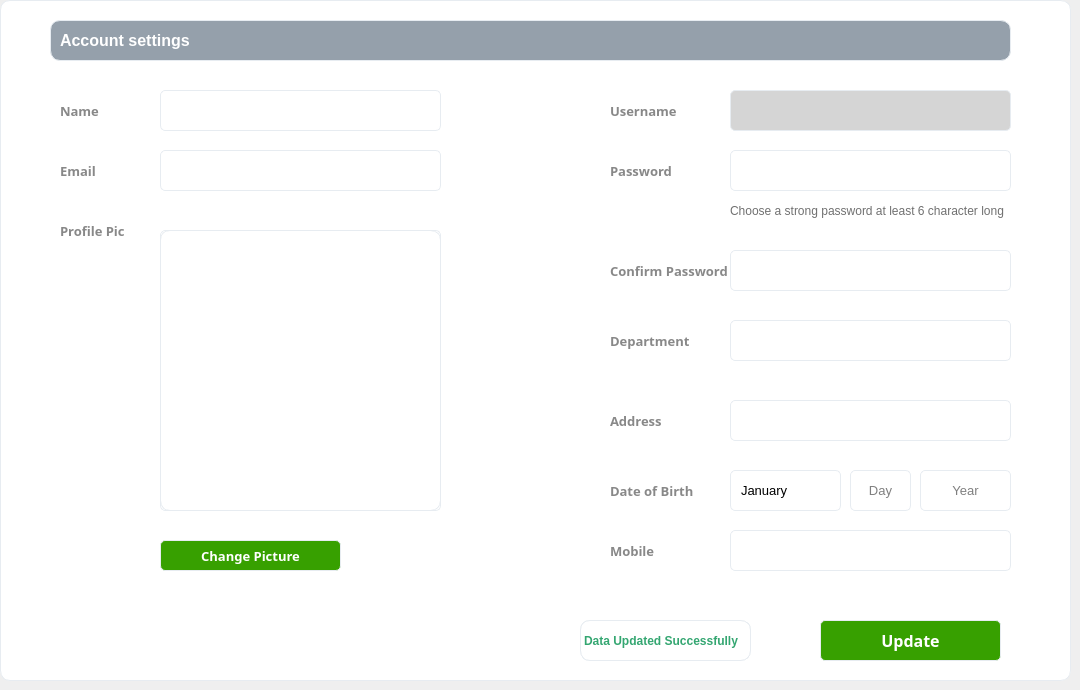
   <widget class="QWidget" name="page_settings">
    <widget class="QFrame" name="frame_6">
     <property name="geometry">
      <rect>
       <x>0</x>
       <y>0</y>
       <width>1071</width>
       <height>681</height>
      </rect>
     </property>
     <property name="styleSheet">
      <string notr="true">background: white;
border-radius: 10px;
border: 1px solid #e7ecf1;</string>
     </property>
     <property name="frameShape">
      <enum>QFrame::StyledPanel</enum>
     </property>
     <property name="frameShadow">
      <enum>QFrame::Raised</enum>
     </property>
     <widget class="QLabel" name="label">
      <property name="geometry">
       <rect>
        <x>60</x>
        <y>90</y>
        <width>81</width>
        <height>41</height>
       </rect>
      </property>
      <property name="font">
       <font>
        <family>Segoe UI Semibold</family>
        <pointsize>10</pointsize>
        <weight>75</weight>
        <bold>true</bold>
       </font>
      </property>
      <property name="styleSheet">
       <string notr="true">border:none;
background:none;
color:#888888;</string>
      </property>
      <property name="text">
       <string>Name</string>
      </property>
     </widget>
     <widget class="QLineEdit" name="lineEdit_1">
      <property name="geometry">
       <rect>
        <x>160</x>
        <y>90</y>
        <width>281</width>
        <height>41</height>
       </rect>
      </property>
      <property name="font">
       <font>
        <family>Segoe UI</family>
        <pointsize>10</pointsize>
       </font>
      </property>
      <property name="styleSheet">
       <string notr="true">*{
	border-radius:5px;
	padding-left: 15px;
}

:hover{
	border: 1px solid #34a671;
}

:focus{
    border: 1px solid #34a671;
}</string>
      </property>
      <property name="placeholderText">
       <string/>
      </property>
     </widget>
     <widget class="QLabel" name="label_18">
      <property name="geometry">
       <rect>
        <x>50</x>
        <y>20</y>
        <width>961</width>
        <height>41</height>
       </rect>
      </property>
      <property name="font">
       <font>
        <family>Segoe UI</family>
        <pointsize>12</pointsize>
        <weight>75</weight>
        <bold>true</bold>
       </font>
      </property>
      <property name="styleSheet">
       <string notr="true">padding-left:5px;
background:#95a0ab;
color:White;
</string>
      </property>
      <property name="text">
       <string>Account settings</string>
      </property>
     </widget>
     <widget class="QLabel" name="label_2">
      <property name="geometry">
       <rect>
        <x>60</x>
        <y>150</y>
        <width>81</width>
        <height>41</height>
       </rect>
      </property>
      <property name="font">
       <font>
        <family>Segoe UI Semibold</family>
        <pointsize>10</pointsize>
        <weight>75</weight>
        <bold>true</bold>
       </font>
      </property>
      <property name="styleSheet">
       <string notr="true">border:none;
background:none;color:#888888;</string>
      </property>
      <property name="text">
       <string>Email</string>
      </property>
     </widget>
     <widget class="QLabel" name="label_3">
      <property name="geometry">
       <rect>
        <x>60</x>
        <y>210</y>
        <width>81</width>
        <height>41</height>
       </rect>
      </property>
      <property name="font">
       <font>
        <family>Segoe UI Semibold</family>
        <pointsize>10</pointsize>
        <weight>75</weight>
        <bold>true</bold>
       </font>
      </property>
      <property name="styleSheet">
       <string notr="true">border:none;
background:none;color:#888888;</string>
      </property>
      <property name="text">
       <string>Profile Pic</string>
      </property>
     </widget>
     <widget class="QLabel" name="label_pic_2">
      <property name="geometry">
       <rect>
        <x>160</x>
        <y>230</y>
        <width>281</width>
        <height>281</height>
       </rect>
      </property>
      <property name="text">
       <string/>
      </property>
      <property name="scaledContents">
       <bool>true</bool>
      </property>
     </widget>
     <widget class="QLabel" name="label_19">
      <property name="geometry">
       <rect>
        <x>610</x>
        <y>90</y>
        <width>81</width>
        <height>41</height>
       </rect>
      </property>
      <property name="font">
       <font>
        <family>Segoe UI Semibold</family>
        <pointsize>10</pointsize>
        <weight>75</weight>
        <bold>true</bold>
       </font>
      </property>
      <property name="styleSheet">
       <string notr="true">border:none;
background:none;color:#888888;</string>
      </property>
      <property name="text">
       <string>Username</string>
      </property>
     </widget>
     <widget class="QLabel" name="label_20">
      <property name="geometry">
       <rect>
        <x>610</x>
        <y>150</y>
        <width>81</width>
        <height>41</height>
       </rect>
      </property>
      <property name="font">
       <font>
        <family>Segoe UI Semibold</family>
        <pointsize>10</pointsize>
        <weight>75</weight>
        <bold>true</bold>
       </font>
      </property>
      <property name="styleSheet">
       <string notr="true">border:none;
background:none;color:#888888;</string>
      </property>
      <property name="text">
       <string>Password</string>
      </property>
     </widget>
     <widget class="QPushButton" name="pushButton_cpic">
      <property name="geometry">
       <rect>
        <x>160</x>
        <y>540</y>
        <width>181</width>
        <height>31</height>
       </rect>
      </property>
      <property name="font">
       <font>
        <family>Segoe UI Semibold</family>
        <pointsize>10</pointsize>
        <weight>75</weight>
        <bold>true</bold>
       </font>
      </property>
      <property name="focusPolicy">
       <enum>Qt::NoFocus</enum>
      </property>
      <property name="styleSheet">
       <string notr="true">*{
background:#37a000;
color:white;
border-radius: 5px;
}
:hover{
background: #2f8700;
}</string>
      </property>
      <property name="text">
       <string>Change Picture</string>
      </property>
     </widget>
     <widget class="QLineEdit" name="lineEdit_2">
      <property name="geometry">
       <rect>
        <x>160</x>
        <y>150</y>
        <width>281</width>
        <height>41</height>
       </rect>
      </property>
      <property name="font">
       <font>
        <family>Segoe UI</family>
        <pointsize>10</pointsize>
       </font>
      </property>
      <property name="styleSheet">
       <string notr="true">*{
	border-radius:5px;
	padding-left: 15px;
}

:hover{
	border: 1px solid #34a671;
}

:focus{
    border: 1px solid #34a671;
}</string>
      </property>
      <property name="placeholderText">
       <string/>
      </property>
     </widget>
     <widget class="QLineEdit" name="lineEdit_3">
      <property name="geometry">
       <rect>
        <x>730</x>
        <y>90</y>
        <width>281</width>
        <height>41</height>
       </rect>
      </property>
      <property name="font">
       <font>
        <pointsize>10</pointsize>
       </font>
      </property>
      <property name="focusPolicy">
       <enum>Qt::NoFocus</enum>
      </property>
      <property name="styleSheet">
       <string notr="true">*{
	background:#d5d5d5;
	border-radius:5px;
	padding-left: 15px;
}

:focus{
    border: 1px solid #34a671;
}</string>
      </property>
      <property name="placeholderText">
       <string/>
      </property>
     </widget>
     <widget class="QLineEdit" name="lineEdit_4">
      <property name="geometry">
       <rect>
        <x>730</x>
        <y>150</y>
        <width>281</width>
        <height>41</height>
       </rect>
      </property>
      <property name="font">
       <font>
        <family>Segoe UI</family>
        <pointsize>10</pointsize>
       </font>
      </property>
      <property name="styleSheet">
       <string notr="true">*{
	border-radius:5px;
	padding-left: 15px;
}

:hover{
	border: 1px solid #34a671;
}

:focus{
    border: 1px solid #34a671;
}</string>
      </property>
      <property name="echoMode">
       <enum>QLineEdit::Password</enum>
      </property>
      <property name="placeholderText">
       <string/>
      </property>
     </widget>
     <widget class="QLabel" name="label_21">
      <property name="geometry">
       <rect>
        <x>610</x>
        <y>320</y>
        <width>81</width>
        <height>41</height>
       </rect>
      </property>
      <property name="font">
       <font>
        <family>Segoe UI Semibold</family>
        <pointsize>10</pointsize>
        <weight>75</weight>
        <bold>true</bold>
       </font>
      </property>
      <property name="styleSheet">
       <string notr="true">border:none;
background:none;color:#888888;</string>
      </property>
      <property name="text">
       <string>Department</string>
      </property>
     </widget>
     <widget class="QLineEdit" name="lineEdit_5">
      <property name="geometry">
       <rect>
        <x>730</x>
        <y>320</y>
        <width>281</width>
        <height>41</height>
       </rect>
      </property>
      <property name="font">
       <font>
        <family>Segoe UI</family>
        <pointsize>10</pointsize>
       </font>
      </property>
      <property name="styleSheet">
       <string notr="true">*{
	border-radius:5px;
	padding-left: 15px;
}

:hover{
	border: 1px solid #34a671;
}

:focus{
    border: 1px solid #34a671;
}</string>
      </property>
      <property name="text">
       <string/>
      </property>
      <property name="placeholderText">
       <string/>
      </property>
     </widget>
     <widget class="QLabel" name="label_22">
      <property name="geometry">
       <rect>
        <x>610</x>
        <y>250</y>
        <width>121</width>
        <height>41</height>
       </rect>
      </property>
      <property name="font">
       <font>
        <family>Segoe UI Semibold</family>
        <pointsize>10</pointsize>
        <weight>75</weight>
        <bold>true</bold>
       </font>
      </property>
      <property name="styleSheet">
       <string notr="true">border:none;
background:none;color:#888888;</string>
      </property>
      <property name="text">
       <string>Confirm Password</string>
      </property>
     </widget>
     <widget class="QLineEdit" name="lineEdit_6">
      <property name="geometry">
       <rect>
        <x>730</x>
        <y>250</y>
        <width>281</width>
        <height>41</height>
       </rect>
      </property>
      <property name="font">
       <font>
        <family>Segoe UI</family>
        <pointsize>10</pointsize>
       </font>
      </property>
      <property name="styleSheet">
       <string notr="true">*{
	border-radius:5px;
	padding-left: 15px;
}

:hover{
	border: 1px solid #34a671;
}

:focus{
    border: 1px solid #34a671;
}</string>
      </property>
      <property name="echoMode">
       <enum>QLineEdit::Password</enum>
      </property>
      <property name="placeholderText">
       <string/>
      </property>
     </widget>
     <widget class="QLabel" name="label_23">
      <property name="geometry">
       <rect>
        <x>610</x>
        <y>400</y>
        <width>81</width>
        <height>41</height>
       </rect>
      </property>
      <property name="font">
       <font>
        <family>Segoe UI Semibold</family>
        <pointsize>10</pointsize>
        <weight>75</weight>
        <bold>true</bold>
       </font>
      </property>
      <property name="styleSheet">
       <string notr="true">border:none;
background:none;color:#888888;</string>
      </property>
      <property name="text">
       <string>Address</string>
      </property>
     </widget>
     <widget class="QLineEdit" name="lineEdit_7">
      <property name="geometry">
       <rect>
        <x>730</x>
        <y>400</y>
        <width>281</width>
        <height>41</height>
       </rect>
      </property>
      <property name="font">
       <font>
        <family>Segoe UI</family>
        <pointsize>10</pointsize>
       </font>
      </property>
      <property name="styleSheet">
       <string notr="true">*{
	border-radius:5px;
	padding-left: 15px;
}

:hover{
	border: 1px solid #34a671;
}

:focus{
    border: 1px solid #34a671;
}</string>
      </property>
      <property name="text">
       <string/>
      </property>
      <property name="placeholderText">
       <string/>
      </property>
     </widget>
     <widget class="QLabel" name="label_24">
      <property name="geometry">
       <rect>
        <x>730</x>
        <y>190</y>
        <width>301</width>
        <height>41</height>
       </rect>
      </property>
      <property name="font">
       <font>
        <pointsize>9</pointsize>
       </font>
      </property>
      <property name="styleSheet">
       <string notr="true">border:none;
background:none;
color:#707070;</string>
      </property>
      <property name="text">
       <string>Choose a strong password at least 6 character long</string>
      </property>
     </widget>
     <widget class="QLabel" name="label_25">
      <property name="geometry">
       <rect>
        <x>610</x>
        <y>470</y>
        <width>111</width>
        <height>41</height>
       </rect>
      </property>
      <property name="font">
       <font>
        <family>Segoe UI Semibold</family>
        <pointsize>10</pointsize>
        <weight>75</weight>
        <bold>true</bold>
       </font>
      </property>
      <property name="styleSheet">
       <string notr="true">border:none;
background:none;color:#888888;</string>
      </property>
      <property name="text">
       <string>Date of Birth</string>
      </property>
     </widget>
     <widget class="QLabel" name="label_26">
      <property name="geometry">
       <rect>
        <x>610</x>
        <y>530</y>
        <width>111</width>
        <height>41</height>
       </rect>
      </property>
      <property name="font">
       <font>
        <family>Segoe UI Semibold</family>
        <pointsize>10</pointsize>
        <weight>75</weight>
        <bold>true</bold>
       </font>
      </property>
      <property name="styleSheet">
       <string notr="true">border:none;
background:none;color:#888888;</string>
      </property>
      <property name="text">
       <string>Mobile</string>
      </property>
     </widget>
     <widget class="QLineEdit" name="lineEdit_9">
      <property name="geometry">
       <rect>
        <x>730</x>
        <y>530</y>
        <width>281</width>
        <height>41</height>
       </rect>
      </property>
      <property name="font">
       <font>
        <family>Segoe UI</family>
        <pointsize>10</pointsize>
       </font>
      </property>
      <property name="styleSheet">
       <string notr="true">*{
	border-radius:5px;
	padding-left: 15px;
}

:hover{
	border: 1px solid #34a671;
}

:focus{
    border: 1px solid #34a671;
}</string>
      </property>
      <property name="text">
       <string/>
      </property>
      <property name="placeholderText">
       <string/>
      </property>
     </widget>
     <widget class="QPushButton" name="pushButton_update">
      <property name="geometry">
       <rect>
        <x>820</x>
        <y>620</y>
        <width>181</width>
        <height>41</height>
       </rect>
      </property>
      <property name="font">
       <font>
        <family>Segoe UI Semibold</family>
        <pointsize>12</pointsize>
        <weight>75</weight>
        <bold>true</bold>
       </font>
      </property>
      <property name="focusPolicy">
       <enum>Qt::NoFocus</enum>
      </property>
      <property name="styleSheet">
       <string notr="true">*{
background:#37a000;
color:white;
border-radius: 5px;
}
:hover{
background: #2f8700;
}</string>
      </property>
      <property name="text">
       <string>Update</string>
      </property>
     </widget>
     <widget class="QLabel" name="label_incorr">
      <property name="geometry">
       <rect>
        <x>580</x>
        <y>620</y>
        <width>171</width>
        <height>41</height>
       </rect>
      </property>
      <property name="font">
       <font>
        <family>MS Shell Dlg 2</family>
        <pointsize>9</pointsize>
        <weight>75</weight>
        <bold>true</bold>
       </font>
      </property>
      <property name="styleSheet">
       <string notr="true">color:red;</string>
      </property>
      <property name="text">
       <string>Please fill up all the query</string>
      </property>
     </widget>
     <widget class="QLabel" name="label_corr">
      <property name="geometry">
       <rect>
        <x>580</x>
        <y>620</y>
        <width>171</width>
        <height>41</height>
       </rect>
      </property>
      <property name="font">
       <font>
        <family>MS Shell Dlg 2</family>
        <pointsize>9</pointsize>
        <weight>75</weight>
        <bold>true</bold>
       </font>
      </property>
      <property name="styleSheet">
       <string notr="true">color:#34a671;</string>
      </property>
      <property name="text">
       <string>Data Updated Successfully</string>
      </property>
     </widget>
     <widget class="QLabel" name="label_pic_2_frame">
      <property name="geometry">
       <rect>
        <x>160</x>
        <y>230</y>
        <width>281</width>
        <height>281</height>
       </rect>
      </property>
      <property name="font">
       <font>
        <family>Segoe UI</family>
       </font>
      </property>
      <property name="styleSheet">
       <string notr="true">border:none;
background:none;</string>
      </property>
      <property name="text">
       <string/>
      </property>
      <property name="pixmap">
       <pixmap resource="Resources.qrc">:/imgs/frame_3.png</pixmap>
      </property>
      <property name="scaledContents">
       <bool>true</bool>
      </property>
     </widget>
     <widget class="QComboBox" name="comboBox_month">
      <property name="geometry">
       <rect>
        <x>730</x>
        <y>470</y>
        <width>111</width>
        <height>41</height>
       </rect>
      </property>
      <property name="font">
       <font>
        <family>Segoe UI</family>
        <pointsize>10</pointsize>
       </font>
      </property>
      <property name="focusPolicy">
       <enum>Qt::WheelFocus</enum>
      </property>
      <property name="styleSheet">
       <string notr="true">*{
	border-radius:5px;
	padding-left:10px;
}

:hover{
	border: 1px solid #34a671;
}

:focus{
	border: 1px solid #34a671;
}

::drop-down{
border:0px
}

::down-arrow {
    image: url(:/imgs/arrow-down-sign-to-navigate.png);
    width: 10px;
    height: 10px;
	padding-right:10px;
	padding-top:5px;
}
</string>
      </property>
      <item>
       <property name="text">
        <string>January</string>
       </property>
      </item>
      <item>
       <property name="text">
        <string>February</string>
       </property>
      </item>
      <item>
       <property name="text">
        <string>March</string>
       </property>
      </item>
      <item>
       <property name="text">
        <string>April</string>
       </property>
      </item>
      <item>
       <property name="text">
        <string>May</string>
       </property>
      </item>
      <item>
       <property name="text">
        <string>June</string>
       </property>
      </item>
      <item>
       <property name="text">
        <string>July</string>
       </property>
      </item>
      <item>
       <property name="text">
        <string>August</string>
       </property>
      </item>
      <item>
       <property name="text">
        <string>September</string>
       </property>
      </item>
      <item>
       <property name="text">
        <string>October</string>
       </property>
      </item>
      <item>
       <property name="text">
        <string>November</string>
       </property>
      </item>
      <item>
       <property name="text">
        <string>December</string>
       </property>
      </item>
     </widget>
     <widget class="QLineEdit" name="lineEdit_day">
      <property name="geometry">
       <rect>
        <x>850</x>
        <y>470</y>
        <width>61</width>
        <height>41</height>
       </rect>
      </property>
      <property name="font">
       <font>
        <family>Segoe UI</family>
        <pointsize>10</pointsize>
       </font>
      </property>
      <property name="styleSheet">
       <string notr="true">*{
	border-radius:5px;
}

:hover{
	border: 1px solid #34a671;
}

:focus{
    border: 1px solid #34a671;
}
</string>
      </property>
      <property name="text">
       <string/>
      </property>
      <property name="alignment">
       <set>Qt::AlignCenter</set>
      </property>
      <property name="placeholderText">
       <string>Day</string>
      </property>
     </widget>
     <widget class="QLineEdit" name="lineEdit_year">
      <property name="geometry">
       <rect>
        <x>920</x>
        <y>470</y>
        <width>91</width>
        <height>41</height>
       </rect>
      </property>
      <property name="font">
       <font>
        <family>Segoe UI</family>
        <pointsize>10</pointsize>
       </font>
      </property>
      <property name="styleSheet">
       <string notr="true">*{
	border-radius:5px;
}

:hover{
	border: 1px solid #34a671;
}

:focus{
    border: 1px solid #34a671;
}</string>
      </property>
      <property name="text">
       <string/>
      </property>
      <property name="alignment">
       <set>Qt::AlignCenter</set>
      </property>
      <property name="placeholderText">
       <string>Year</string>
      </property>
     </widget>
     <widget class="QPushButton" name="pushButton_cpic_2">
      <property name="geometry">
       <rect>
        <x>160</x>
        <y>230</y>
        <width>281</width>
        <height>281</height>
       </rect>
      </property>
      <property name="font">
       <font>
        <family>Segoe UI Semibold</family>
        <pointsize>10</pointsize>
        <weight>75</weight>
        <bold>true</bold>
       </font>
      </property>
      <property name="focusPolicy">
       <enum>Qt::NoFocus</enum>
      </property>
      <property name="styleSheet">
       <string notr="true">*{
background:none;
color:white;
border-radius: 5px;
}
</string>
      </property>
      <property name="text">
       <string/>
      </property>
     </widget>
    </widget>
   </widget>
